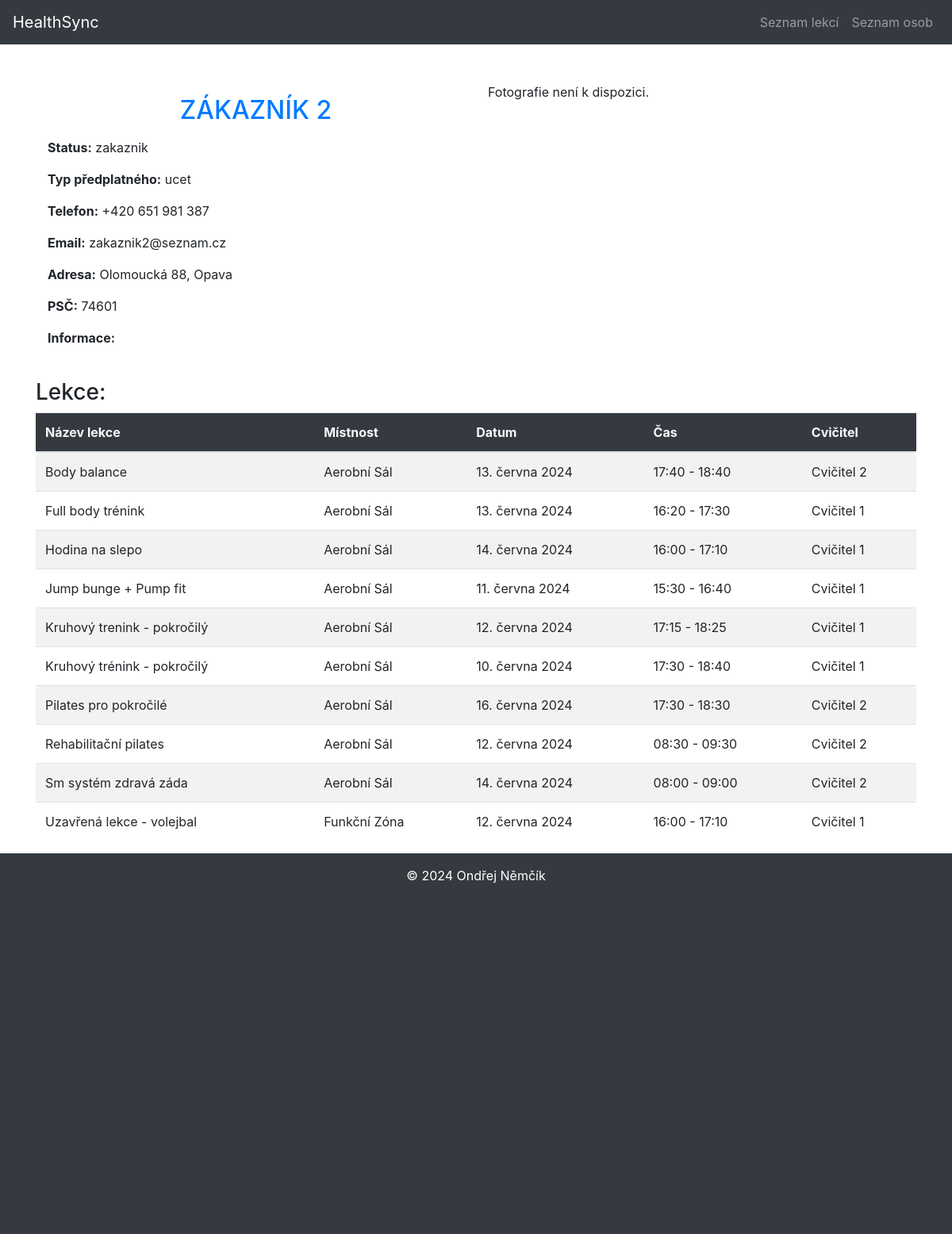
/rezervace/lide/6, run on the app's committed database.
### HealthSync/models.py (models this page shows, shortened)
class Osoba(models.Model):
    STATUS = [
        ('zakaznik', 'Zákazník'),
        ('zamestnanec', 'Zaměstnanec'),
        ('brigadnik', 'Brigádník'),
        ('cvicitel', 'Cvičitel'),
    ]
    PREDPLATNE = [
        ('ucet', 'Účet'),
        ('permanentka', 'Permanentka'),
        ('clen', 'Člen'),
    ]
    status = models.CharField(max_length=15, choices=STATUS, default='zakaznik', verbose_name='Typ účtu')
    predplatne = models.CharField(max_length=15, choices=PREDPLATNE, default='ucet', verbose_name='Typ předplatného')
    fotka = models.ImageField(upload_to=get_image_path, verbose_name='Fotografie',blank=True)
    jmeno = models.CharField(max_length=100, verbose_name='Jméno', help_text='')
    prijmeni = models.CharField(max_length=100, verbose_name='Přijmení', help_text='Zadejte přijmení uživatele')
    telefon = models.CharField(max_length=16, verbose_name='Telefon', validators=[TELEFON_REGEX],
                               help_text='Zadejte telefon v podobě: +420 777 777 777',)
    email = models.EmailField(unique=True, verbose_name='Email',
                              error_messages={'unique': 'E-mailová adresa musí být jedinečná',
                                              'invalid': 'Neplatná e-mailová adresa',
                                              'blank': 'Pole nesmí být prázdné'}
                              )
    adresa = models.CharField(max_length=100, blank=True, verbose_name='Adresa')
    psc = models.PositiveIntegerField(verbose_name='PSČ', help_text='Zadejte poštovní směrovací číslo (bez mezery)',
                                      validators=[PSC_REGEX])
    info = models.TextField(blank=True, null=True)
    class Meta:
        ordering = ['prijmeni', 'jmeno']
        verbose_name = 'Osoba'
        verbose_name_plural = 'Osoba'

class Rezervace(models.Model):
    zakaznik = models.ForeignKey(Osoba, on_delete=models.CASCADE, verbose_name='Jméno zákazníka')
    lekce = models.ForeignKey(Lekce, on_delete=models.CASCADE, verbose_name='Název lekce')
    class Meta:
        ordering = ['zakaznik']
        verbose_name = 'Rezervace'
        verbose_name_plural = 'Rezervace'

class Lekce(models.Model):
    nazev = models.CharField(max_length=100, verbose_name='Název lekce', help_text='Zadejte název lekce')
    mistnost = models.ForeignKey(Mistnost, on_delete=models.CASCADE, verbose_name='Místnosti',
                                 error_messages={'blank': 'Místnost musí být zvolena'})
    cvicitel = models.ForeignKey(Osoba, on_delete=models.CASCADE, verbose_name='Cvičitel',
                                 error_messages={'blank': 'Cvičitel musí být zvolen'})
    start = models.DateTimeField()
    konec = models.DateTimeField()
    class Meta:
        ordering = ['nazev']
        verbose_name = 'Lekce'
        verbose_name_plural = 'Lekce'

class Mistnost(models.Model):
    jmeno = models.CharField(max_length=50, verbose_name='Název místnosti',
                             error_messages={'blank': 'Jméno místnosti musí být vyplněno'})
    kapacita = models.IntegerField(default=0, verbose_name='Kapacita', help_text='Kapacita musí být vyplněna')
    class Meta:
        ordering = ['jmeno']
        verbose_name = 'Místnost'
        verbose_name_plural = 'Místnosti'

### HealthSync/views.py (the view, shortened to what this page needs)
# urls.py: path('lide/<int:pk>', views.OsobaDetailView.as_view(), name='detail_osoba'),
class OsobaDetailView(DetailView):
    model = Osoba
    template_name ='osoba/list_detail.html'
    def get_context_data(self, **kwargs):
        context = super().get_context_data(**kwargs)
        osoba = self.get_object()
        rezervace = osoba.rezervace_set.all()
        context['rezervace'] = rezervace
        return context

### HealthSync/templates/Osoba/list_detail.html
{% extends 'base.html' %}
{% block content %}
<div class="container mt-5">
    <div class="row">
        <div class="col-md-6">
            <h2 class="text-primary text-center text-uppercase m-3">{{ osoba.jmeno }} {{ osoba.prijmeni }}</h2>
            <p><strong>Status:</strong> {{ osoba.status }}</p>
            <p><strong>Typ předplatného:</strong> {{ osoba.predplatne }}</p>
            <p><strong>Telefon:</strong> {{ osoba.telefon }}</p>
            <p><strong>Email:</strong> {{ osoba.email }}</p>
            <p><strong>Adresa:</strong> {{ osoba.adresa }}</p>
            <p><strong>PSČ:</strong> {{ osoba.psc }}</p>
            <p><strong>Informace:</strong> {{ osoba.info }}</p>
        </div>
        <div class="col-md-6">
            {% if osoba.fotka %}
            <img src="{{ osoba.fotka.url }}" alt="Fotografie osoby" class="img-fluid">
            {% else %}
            <p>Fotografie není k dispozici.</p>
            {% endif %}
        </div>
        <h3 class="mt-4">Lekce:</h3>
        <div class="table-responsive">
            <table class="table table-striped table-hover">
                <thead class="bg-dark text-light">
                <tr>
                    <th>Název lekce</th>
                    <th>Místnost</th>
                    <th>Datum</th>
                    <th>Čas</th>
                    <th>Cvičitel</th>
                </tr>
                </thead>
                <tbody>
                {% for rezervace in rezervace %}
                <tr>
                    <td>{{ rezervace.lekce.nazev }}</td>
                    <td>{{ rezervace.lekce.mistnost.jmeno }}</td>
                    <td>{{ rezervace.lekce.start|date:"j. E Y" }}</td>
                    <td>{{ rezervace.lekce.start|time:"H:i" }} - {{ rezervace.lekce.konec|time:"H:i" }}</td>
                    <td>{{ rezervace.lekce.cvicitel.jmeno }} {{ rezervace.lekce.cvicitel.prijmeni }}</td>
                </tr>
                {% endfor %}
                </tbody>
            </table>
        </div>
    </div>
</div>
{% endblock %}

### data on the page
Osoba: jmeno "ZÁKAZNÍK", prijmeni "2", status "zakaznik", predplatne "ucet", telefon "+420 651 981 387", email "zakaznik2@seznam.cz", adresa "Olomoucká 88, Opava", psc "74601"
Rezervace: lekce.nazev "Body balance", lekce.mistnost.jmeno "Aerobní Sál", lekce.start "13. června 2024", lekce.start "17:40", lekce.konec "18:40", lekce.cvicitel.jmeno "Cvičitel", lekce.cvicitel.prijmeni "2"
Rezervace: lekce.nazev "Full body trénink", lekce.mistnost.jmeno "Aerobní Sál", lekce.start "13. června 2024", lekce.start "16:20", lekce.konec "17:30", lekce.cvicitel.jmeno "Cvičitel", lekce.cvicitel.prijmeni "1"
Rezervace: lekce.nazev "Hodina na slepo", lekce.mistnost.jmeno "Aerobní Sál", lekce.start "14. června 2024", lekce.start "16:00", lekce.konec "17:10", lekce.cvicitel.jmeno "Cvičitel", lekce.cvicitel.prijmeni "1"
Rezervace: lekce.nazev "Jump bunge + Pump fit", lekce.mistnost.jmeno "Aerobní Sál", lekce.start "11. června 2024", lekce.start "15:30", lekce.konec "16:40", lekce.cvicitel.jmeno "Cvičitel", lekce.cvicitel.prijmeni "1"
Rezervace: lekce.nazev "Kruhový trenink - pokročilý", lekce.mistnost.jmeno "Aerobní Sál", lekce.start "12. června 2024", lekce.start "17:15", lekce.konec "18:25", lekce.cvicitel.jmeno "Cvičitel", lekce.cvicitel.prijmeni "1"
Rezervace: lekce.nazev "Kruhový trénink - pokročilý", lekce.mistnost.jmeno "Aerobní Sál", lekce.start "10. června 2024", lekce.start "17:30", lekce.konec "18:40", lekce.cvicitel.jmeno "Cvičitel", lekce.cvicitel.prijmeni "1"
Rezervace: lekce.nazev "Pilates pro pokročilé", lekce.mistnost.jmeno "Aerobní Sál", lekce.start "16. června 2024", lekce.start "17:30", lekce.konec "18:30", lekce.cvicitel.jmeno "Cvičitel", lekce.cvicitel.prijmeni "2"
Rezervace: lekce.nazev "Rehabilitační pilates", lekce.mistnost.jmeno "Aerobní Sál", lekce.start "12. června 2024", lekce.start "08:30", lekce.konec "09:30", lekce.cvicitel.jmeno "Cvičitel", lekce.cvicitel.prijmeni "2"
Rezervace: lekce.nazev "Sm systém zdravá záda", lekce.mistnost.jmeno "Aerobní Sál", lekce.start "14. června 2024", lekce.start "08:00", lekce.konec "09:00", lekce.cvicitel.jmeno "Cvičitel", lekce.cvicitel.prijmeni "2"
Rezervace: lekce.nazev "Uzavřená lekce - volejbal", lekce.mistnost.jmeno "Funkční Zóna", lekce.start "12. června 2024", lekce.start "16:00", lekce.konec "17:10", lekce.cvicitel.jmeno "Cvičitel", lekce.cvicitel.prijmeni "1"
